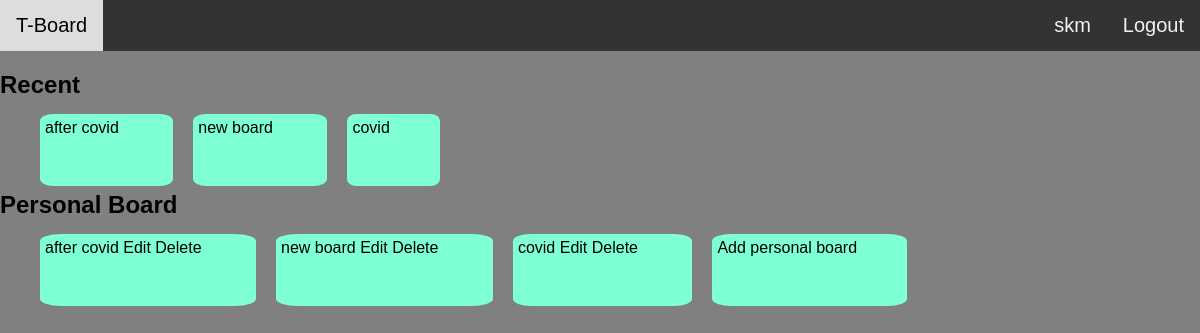
/personal_board/ (signed in), run on the app's committed database.
### personal_board_system/models.py (models this page shows)
class PersonalBoard(models.Model):
	user = models.ForeignKey(User,on_delete=models.CASCADE)
	title = models.CharField(max_length = 100)
	last_viewed = models.DateTimeField(default= datetime.now,blank=True)

### personal_board_system/views.py (the view)
# urls.py: path('personal_board/',views.personal_board,name="personal_board"),
def personal_board(request):
	user = request.user
	boards = PersonalBoard.objects.filter(user=user)
	cursor = connection.cursor()
	cursor.execute("select * from personal_board_system_personalboard order by last_viewed desc limit 5")
	recent_boards = cursor.fetchall()
	return(render(request,'personal_board_system/personalboards.html',{'personal_boards':boards,'recent_boards':recent_boards}))

### personal_board_system/templates/personal_board_system/personalboards.html
<!doctype html>
<head>
	{% load static %}
	{% load placeholder %}
	<link rel="stylesheet" type="text/css" href="{% static 'accounts.css' %}">
	<link rel="stylesheet" type="text/css" href="{% static 'personal_board_system/personalboard.css' %}">
</head>
<body>
	{% include "accounts/includes/navbar.html" %}
	<h2>Recent</h2>
	<ul class="list-boards">
		{% for recent_board in recent_boards %}
		<div class="container">
			<a class="board-tile" href="/personal_board_lists/?id={{recent_board.0}}">
				<li class="list-board-item">
					{{recent_board.1}}
				</li>
			</a>
		</div>
		{% endfor %}
	</ul>
	<br>
	<h2>Personal Board</h2>
	<ul class="list-boards">
		{% for personal_board in personal_boards %}
		<div class="container">
			<a class="board-tile" href="/personal_board_lists/?id={{personal_board.id}}">
				<li class="list-board-item">
					{{personal_board.title}}
					<a href="/edittitlepersonalboard/?board_id={{personal_board.id}}">Edit</a>
					<a href="/deletepersonalboard/?board_id={{personal_board.id}}">Delete</a>
				</li>
			</a>
		</div>
		{% endfor %}
		<a href="/addpersonalboard/?id={{board.id}}">
			<li class="list-board-item">
				Add personal board
			</li>
		</a>
	</ul>
</body>
</html>

### accounts/templates/accounts/includes/navbar.html
<body>
<div class="topnav">
      <a href="/" class="nav">T-Board</a>
        {% if user.is_authenticated %}
          <a href="/logout" class="nav rit">Logout</a>
          <a href="/myaccount" class="nav rit">{{user.username}}</a>
        {% else %}
        <a href="/register" class="nav rit">Register</a>
        <a href="/login" class="nav rit">LogIn</a>
        {% endif %}
</div>
</body>

### accounts/static/accounts.css (style rules this page uses)
a { text-decoration: none; }
body { margin: 0; font-family: Arial, Helvetica, sans-serif; background-color: grey; }
.rit { float: right; }
.topnav { overflow: hidden; background-color: #333; }
.nav { display: inline-block; text-align: center; }
.topnav a { color: #f2f2f2; text-align: center; padding: 14px 16px; text-decoration: none; font-size: 20px; }

### personal_board_system/static/personal_board_system/personalboard.css (style rules this page uses)
.container { display: inline; }
.list-board-item { padding: 5px 50px 50px 5px; background-color: aquamarine; display: inline; border-radius: 10%; margin-right: 20px; }
ul { list-style: none; }
a { color: black; }

### data on the page
PersonalBoard: title "after covid"
PersonalBoard: title "new board"
PersonalBoard: title "covid"

### other printed values
{{ user.username }} "skm"
{{ recent_board.1 }} "after covid" "new board" "covid"
